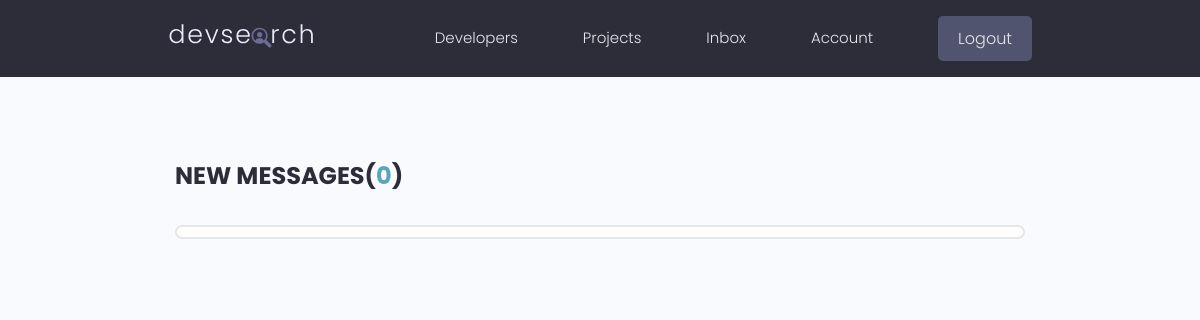
The app's page /inbox/ (signed in), older data.
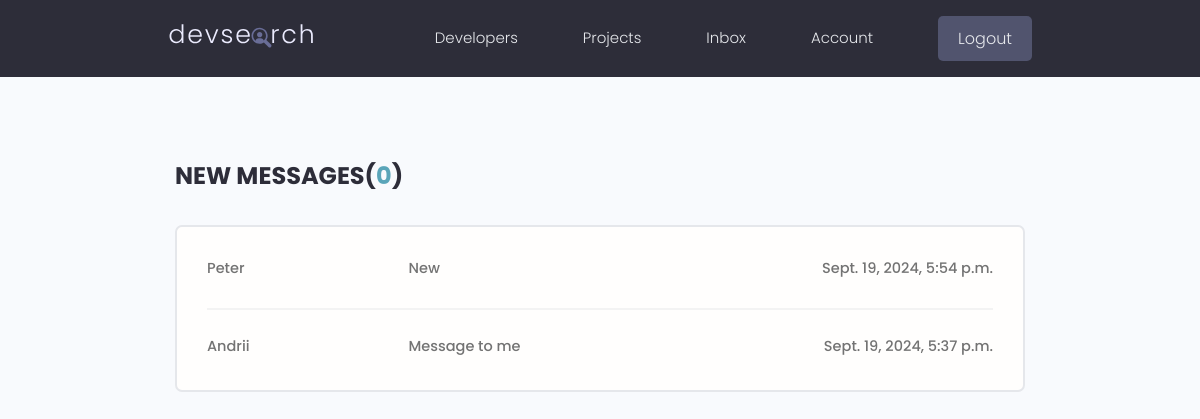
The same page, newer data.
### users/models.py (models this page shows, shortened)
class Message(models.Model):
    sender = models.ForeignKey(Profile, on_delete=models.SET_NULL,null=True,blank=True)
    recipient=models.ForeignKey(Profile, on_delete=models.SET_NULL,null=True,blank=True,related_name='messages')
    name = models.CharField(max_length=200,null=True,blank=True)
    email = models.EmailField(max_length=200,null=True,blank=True)
    subject = models.CharField(max_length=200,null=True,blank=True)
    body=models.TextField()
    is_read = models.BooleanField(default=False,null=True)
    created=models.DateTimeField(auto_now_add=True)
    id = models.UUIDField(default=uuid.uuid4,unique=True,primary_key=True,editable=False)
    class Meta:
        ordering = ['is_read','-created']

### users/views.py (the view)
# urls.py: path('inbox/',views.inbox,name='inbox'),
@login_required(login_url='login')
def inbox(request):
    profile = request.user.profile
    messageRequest = profile.messages.all()
    unreadCount = messageRequest.filter(is_read=False).count()
    context={'messageRequest':messageRequest,'unreadCount':unreadCount}
    return render(request,'users/inbox.html',context)

### users/templates/users/inbox.html
{% extends 'main.html' %}
{% block content %}
  <main class="inbox my-xl">
    <div class="content-box">
      <h3 class="inbox__title">New Messages(<span>{{unreadCount}}</span>)</h3>
      <ul class="messages">
        {% for message in messageRequest %}
        {% if message.is_read == False %}
        <li class="message message--unread">
          {% else %}
          <li class="message">
        {% endif %}
          <a href="{% url 'message' message.id %}">
            <span class="message__author">{{message.name}}</span>
            <span class="message__subject">{{message.subject}}</span>
            <span class="message__date">{{message.created}}</span>
          </a>
        </li>
      {% endfor %}
      </ul>
    </div>
  </main>
{% endblock %}

Row changes from the older to the newer data that the page shows:
added Message: name "Peter", subject "New", created "Sept. 19, 2024, 5:54 p.m."
added Message: name "Andrii", subject "Message to me", created "Sept. 19, 2024, 5:37 p.m."
